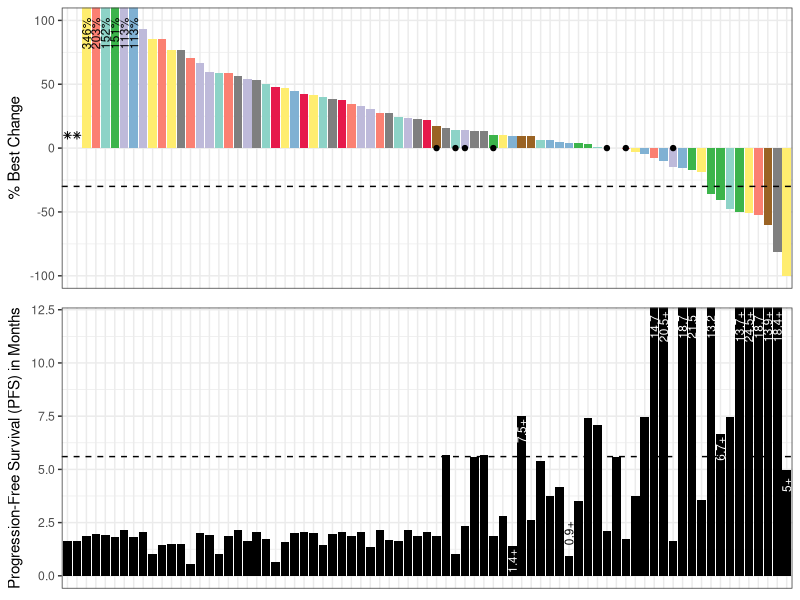

Source code (R):
library(data.table)
library(ggplot2)
library(ggpubr)




cols <- c("Leiomyosarcoma"="#8DD3C7",
          "UPS/MFH/High Grade MFS"="#FFED6F",
          "Osteosarcoma"="#BEBADA",
          "Chondrosarcoma"="#FB8072",
          "Liposarcoma"="#80B1D3",
          "Other"="gray50",
          "Small Blue Round Cell"='#e6194b',
          "Vascular"='#3cb44b',
          "ASPS"='#9a6324'
)


aux <- fread("data/PatientSourceData.txt",data.table = FALSE)

aux <- aux[rev(order(aux$`TargetLesion%atBR`)),]
aux$Subject <- factor(aux$Subject,levels=aux$Subject)
aux$PFS <- aux$PFS.days / 30


pdf("Figure1BC.pdf",width=15,height=6)
p <- ggplot(aux,aes(x=Subject,y=`TargetLesion%atBR`,fill=Cohort)) +
  geom_bar(stat="identity") +
  geom_point(shape=8,aes(x=Subject,y=NonEvaluable)) +
  geom_point(shape=19,aes(x=Subject,y=PDbyNTL)) +
  geom_text(aes(x=Subject,y=90,label=Label1),color="black",angle=90,size=3) +
  geom_hline(yintercept=-30,linetype="dashed") +
  scale_fill_manual(values=cols) +
  theme_bw() +
  coord_cartesian(y=c(-100,100)) +
  labs(y="% Best Change") +
  theme(axis.text.x = element_blank(),
        axis.title.x = element_blank(),
        strip.text.x = element_text(size=8),
        axis.ticks.x = element_blank(),
        legend.position = "none")
q <- ggplot(aux,aes(x=Subject,y=PFS)) +
  geom_bar(stat="identity",fill="black") +
  geom_text(aes(x=Subject,y=Label2Position,label=Label2,color=as.factor(Label2Color)),angle=90,size=3) +
  theme_bw() +
  scale_color_manual(values=c("white","black")) +
  coord_cartesian(y=c(0,12)) +
  geom_hline(yintercept=5.6,linetype="dashed") +
  labs(y="Progression-Free Survival (PFS) in Months") +
  guides(color="none") +
  theme(axis.text.x = element_blank(),
        axis.ticks.x = element_blank(),
        axis.title.x = element_blank(),
        strip.text.x = element_text(size=8))
pq <- ggarrange(p,q,nrow = 2,align="v",heights=c(1,1))
print(pq)
dev.off()

